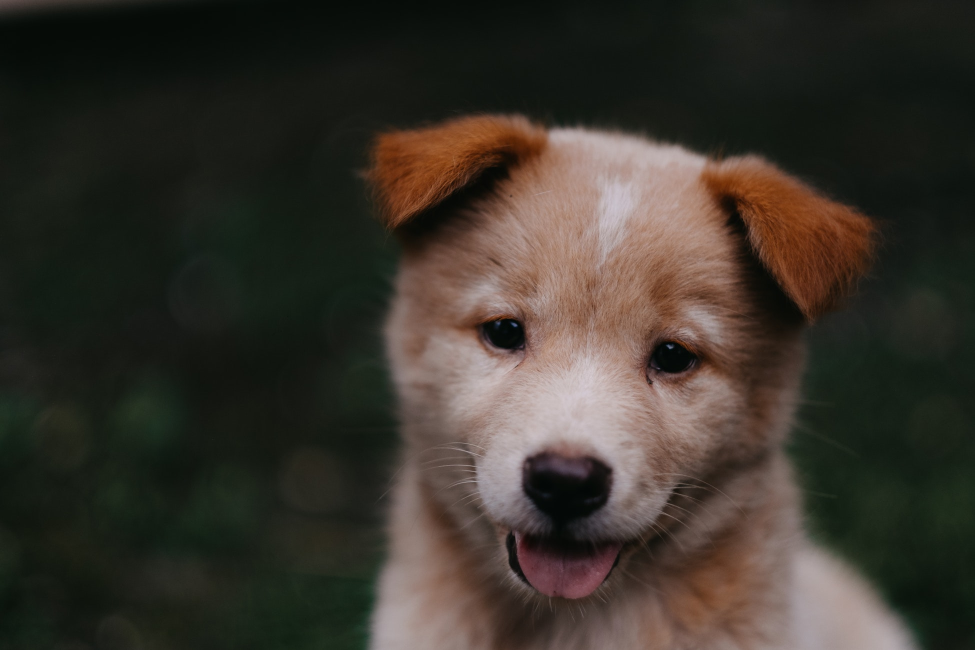
#> input picture COMPUTER_VISION/00-puppy.jpg, 1950 x 1300 px, found by its file name (shown at 1/2 size)
$ jupyter execute --allow-errors 01image_processing.ipynb   (shell and % lines are left out)
#> lines starting #> are read from the running program, lines starting #| are printed output that depends on the picture
[cell 1]
import cv2
import matplotlib .pyplot as plt
import numpy as np

[cell 2]
img=cv2.imread('C:/6-computer_vision/00-puppy.jpg')
#> img is the input picture: shape (1300, 1950, 3); mean B, G, R 43.8, 51.8, 57.3

[cell 3]
plt.imshow(img)

[cell 4]
#this image is of color blue green and red converting to different colorspaces

[cell 5]
img=cv2.cvtColor(img,cv2.COLOR_BGR2RGB)
plt.imshow(img)

[cell 6]
#converting into hsv()
img=cv2.cvtColor(img,cv2.COLOR_BGR2HSV)
#> img: shape (1300, 1950, 3); mean H, S, V 82.1, 74, 60.9
plt.imshow(img)

[cell 7]
img=cv2.cvtColor(img,cv2.COLOR_BGR2HLS)
#> img: shape (1300, 1950, 3); mean of channels 0, 1, 2 103.4, 71.1, 115.7
plt.imshow(img)

BLending images
blending images is actually quite simple .

[cell 8]
import cv2

[cell 9]
#two images
img1=cv2.imread('C:/6-computer_vision/dog_backpack.jpg')
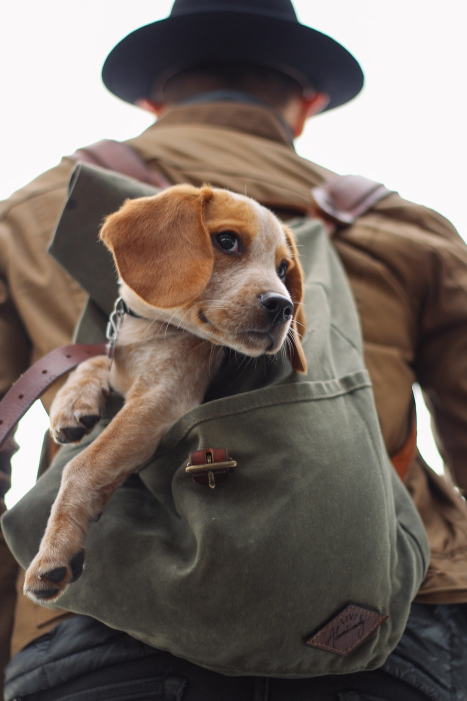
#> input picture COMPUTER_VISION/dog_backpack.jpg, 934 x 1401 px, found by its file name (shown at 1/2 size)
#> img1 is the input picture: shape (1401, 934, 3); mean B, G, R 99.5, 106.7, 118.1
img2=cv2.imread('C:/6-computer_vision/watermark_no_copy.png')
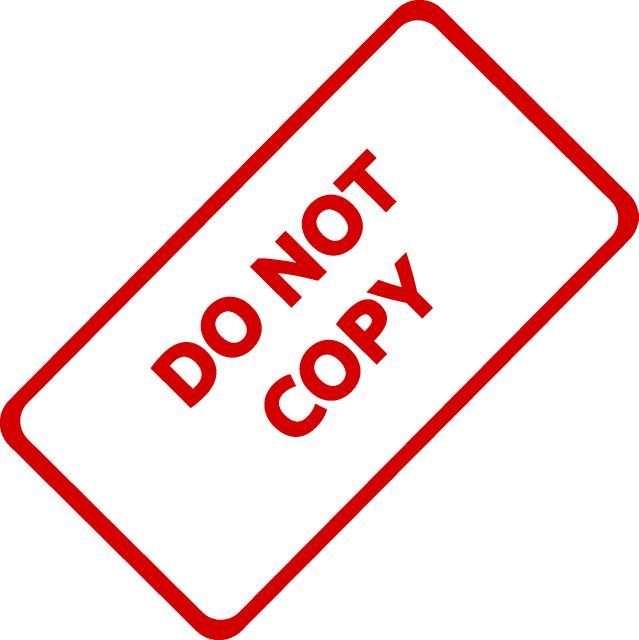
#> input picture COMPUTER_VISION/watermark_no_copy.png, 1277 x 1280 px, found by its file name (shown at 1/2 size)
#> img2 is the input picture: shape (1280, 1277, 3); mean B, G, R 226.7, 226.7, 250.2

[cell 10]
img1.shape
#> Out = (1401, 934, 3)

[cell 11]
img2.shape
#> Out = (1280, 1277, 3)

[cell 12]
import matplotlib.pyplot as plt

[cell 13]
plt.imshow(img1)

[cell 14]
plt.imshow(img2)

[cell 15]
img1=cv2.resize(img1,(1200,1200))
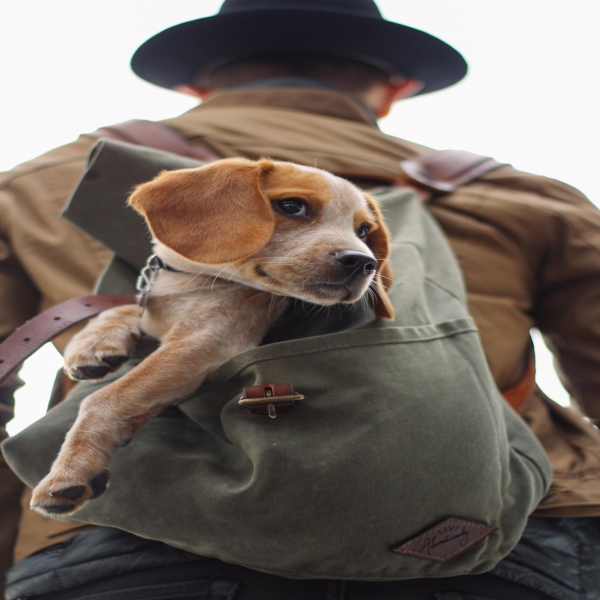
#> img1: shape (1200, 1200, 3) (shown at 1/2 size); mean B, G, R 99.4, 106.6, 118
img2=cv2.resize(img2,(1200,1200))
#> img2: shape (1200, 1200, 3)

[cell 16]
plt.imshow(img1)

[cell 17]
plt.imshow(img2)

[cell 18]
img1.shape
#> Out = (1200, 1200, 3)

[cell 19]
img2.shape
#> Out = (1200, 1200, 3)

[cell 20]
blended=cv2.addWeighted(src1=img1,alpha=0.7,src2=img2,beta=0.3,gamma=0)#alpha ,beta are for changing the transparency

[cell 21]
plt.imshow(blended)

[cell 22]
blended=cv2.addWeighted(src1=img1,alpha=0.7,src2=img2,beta=0,gamma=0)
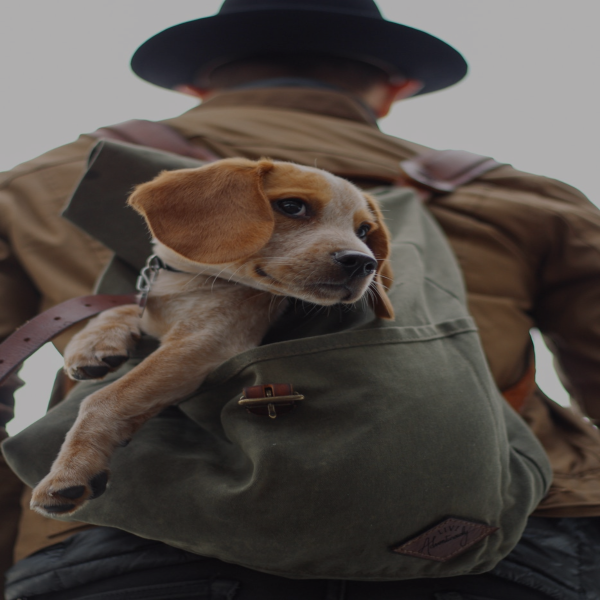
#> blended: shape (1200, 1200, 3) (shown at 1/2 size); mean B, G, R 69.6, 74.6, 82.6
plt.imshow(blended)

[cell 23]
blended=cv2.addWeighted(src1=img1,alpha=0.7,src2=img2,beta=0.7,gamma=0)
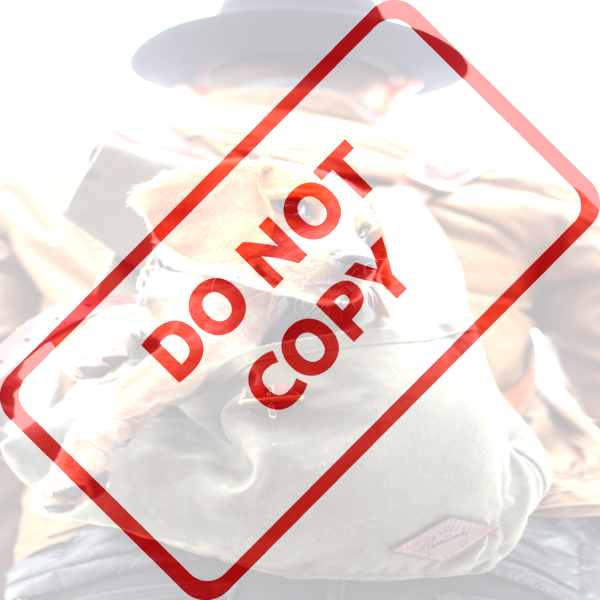
#> blended: shape (1200, 1200, 3) (shown at 1/2 size); mean B, G, R 211.4, 214.7, 234.1
plt.imshow(blended)

thresholding in image processing is acommonly used technique that involves  converting an image into a binary image by separating the pixels into two classes based on their intensity values.the rocess involves selecting a threshold value,which acts as a boundary between the two classes.Pixels with intensity values above the threshold are assigned one value,usually white while losing those below the threshold are assigned another value usually black.threshoulding is useful for a range of applications,including image segmentation ,object detection,and in=mage binarization,,it is a simple yet powerful technique that can help you to simplify complex images and make them easier to analyze the process

[cell 24]
import cv2
import numpy as np
import matplotlib.pyplot as plt

[cell 25]
img=cv2.imread('C:/6-computer_vision/COMPUTER_VISION/rainbow.jpg')
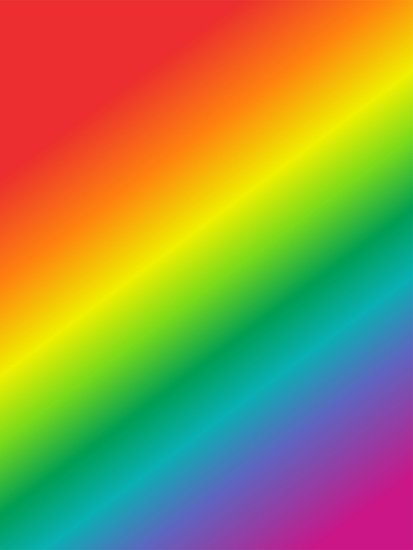
#> input picture COMPUTER_VISION/rainbow.jpg, 413 x 550 px, found by its file name
#> img is the input picture: shape (550, 413, 3); mean B, G, R 72.8, 142.3, 152.3

[cell 26]
plt.imshow(img)

[cell 27]
#ADDING THE 0 FLAG
img1=cv2.imread()

[cell 28]
ret,thresh1=cv2.threshold(img,127,255,cv2.THRESH_BINARY)
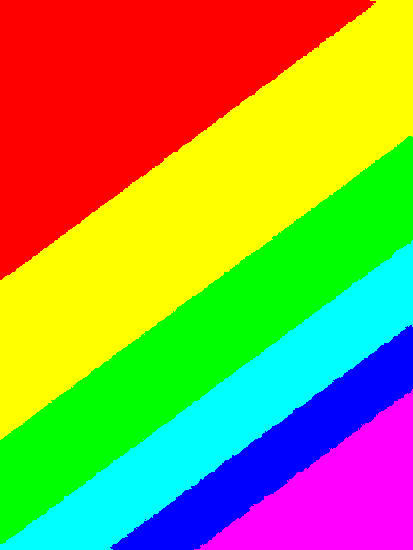
#> thresh1: shape (550, 413, 3); mean B, G, R 72.7, 155.9, 152.8
ret

[cell 29]
plt.imshow(thresh1,cmap='gray')

[cell 30]
ret,thresh2=cv2.threshold(img,127,255,cv2.THRESH_BINARY_INV)
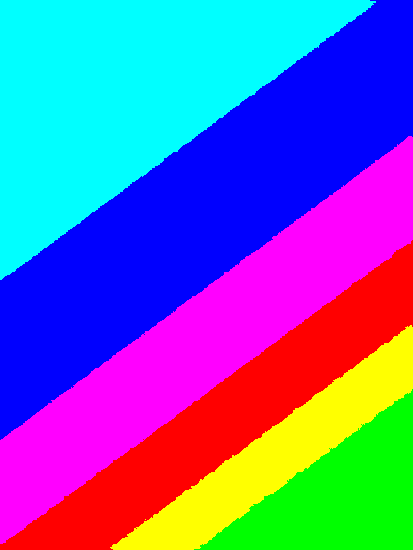
#> thresh2: shape (550, 413, 3); mean B, G, R 182.3, 99.1, 102.2
ret
#> (the rest of this cell did not finish here and is left out)

[cell 31]
ret,thresh3=cv2.threshold(img,127,255,cv2.THRESH_TRUNC)
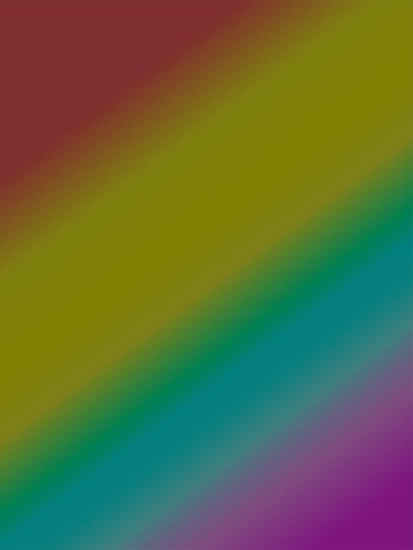
#> thresh3: shape (550, 413, 3); mean B, G, R 60.9, 105.8, 95
ret
plt.imshow(thresh3,cmap='gray')

[cell 32]
ret,thresh4=cv2.threshold(img,127,255,cv2.THRESH_TOZERO)
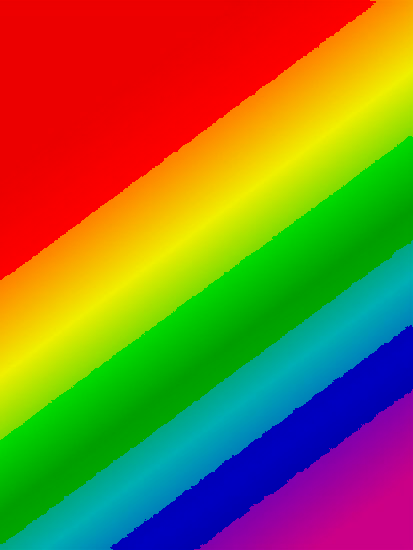
#> thresh4: shape (550, 413, 3); mean B, G, R 48.1, 114.2, 133.4
ret
plt.imshow(thresh3,cmap='gray')
